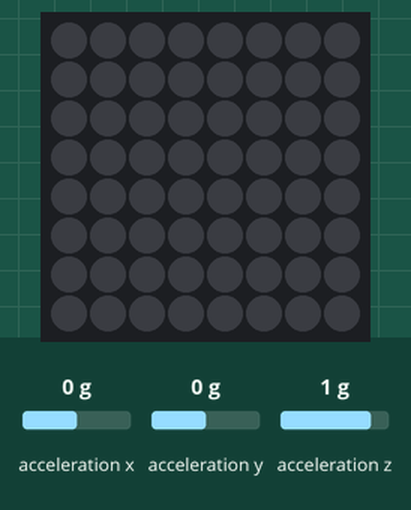
This program was run on a simulated Raspberry Pi (BCM pin numbers) with a Sense HAT. Parts: the Sense HAT's 8×8 RGB LED matrix. Inputs (shaded band) come from the test bench; at power-on: acceleration x 0 g, acceleration y 0 g, acceleration z 1 g.

Above: at 1.2 s.
1.3 s: acceleration x set to -1.4 g
At 2.5 s:
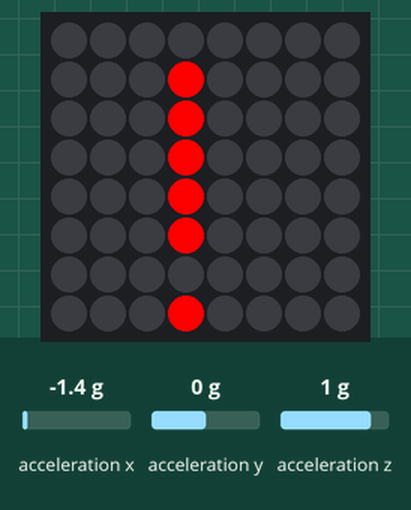
2.8 s: acceleration x set to -0.8 g
At 3.8 s:
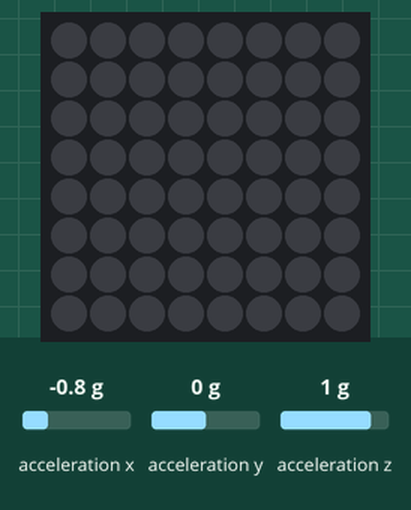
4.3 s: acceleration x set to 0.9 g
5.8 s: acceleration x set to 1.2 g
At 6.1 s:
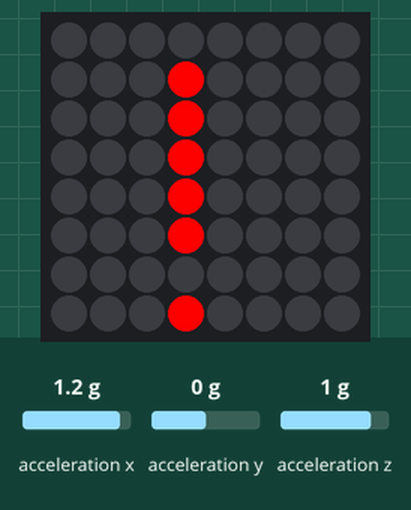
Timing chart, 0 to 8.3 s (numbered marks = the images above; inputs shaded):
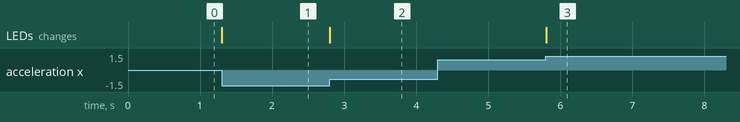

Measured:
- the behaviour switches between 1 and 1.1 g on acceleration x (found by bisection; images 2 and 3)
- after the input at 1.3 s, the LEDs: change at once (image 1)
- after the input at 2.8 s, the LEDs: change at once (image 2)
- after the input at 4.3 s, every drawn part: stays the same
- after the input at 5.8 s, the LEDs: change at once (image 3)

The program:

shake.py
```python
from sense_hat import SenseHat
sense = SenseHat()
while True:
    x, y, z = sense.get_accelerometer_raw().values()
    x = abs(x)
    y = abs(y)
    z = abs(z)
    if x > 1 or y > 1 or z > 1:
        sense.show_letter("!", text_colour=[255, 0, 0])
    else:
        sense.clear()
```
